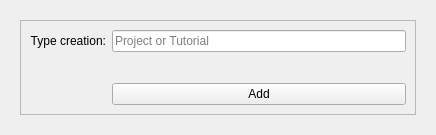
<?xml version="1.0" encoding="UTF-8"?>
<ui version="4.0">
 <class>Form</class>
 <widget class="QWidget" name="Form">
  <property name="geometry">
   <rect>
    <x>0</x>
    <y>0</y>
    <width>436</width>
    <height>135</height>
   </rect>
  </property>
  <property name="windowTitle">
   <string>Form</string>
  </property>
  <layout class="QHBoxLayout" name="horizontalLayout">
   <property name="spacing">
    <number>0</number>
   </property>
   <item>
    <widget class="QWidget" name="widget" native="true">
     <layout class="QHBoxLayout" name="horizontalLayout_2">
      <item>
       <widget class="QFrame" name="frame">
        <property name="frameShape">
         <enum>QFrame::StyledPanel</enum>
        </property>
        <property name="frameShadow">
         <enum>QFrame::Raised</enum>
        </property>
        <layout class="QGridLayout" name="gridLayout">
         <property name="verticalSpacing">
          <number>0</number>
         </property>
         <item row="0" column="0">
          <widget class="QLabel" name="label">
           <property name="text">
            <string>Type creation:</string>
           </property>
           <property name="alignment">
            <set>Qt::AlignRight|Qt::AlignTrailing|Qt::AlignVCenter</set>
           </property>
          </widget>
         </item>
         <item row="0" column="1">
          <widget class="QLineEdit" name="leName">
           <property name="placeholderText">
            <string>Project or Tutorial</string>
           </property>
          </widget>
         </item>
         <item row="1" column="1">
          <widget class="QLabel" name="lMessageForm">
           <property name="text">
            <string/>
           </property>
          </widget>
         </item>
         <item row="2" column="1">
          <widget class="QPushButton" name="pbAddUpdate">
           <property name="text">
            <string>Add</string>
           </property>
          </widget>
         </item>
        </layout>
       </widget>
      </item>
     </layout>
    </widget>
   </item>
  </layout>
 </widget>
 <resources/>
 <connections/>
</ui>
